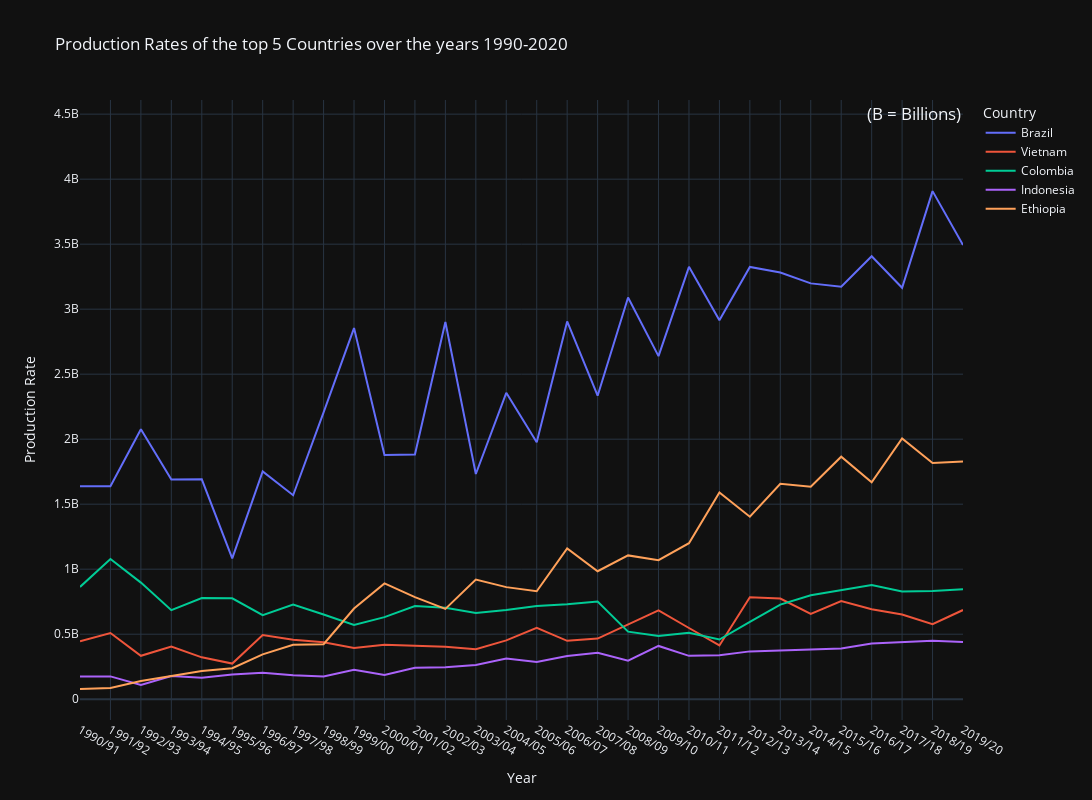

Notebook code for this chart:
### Code cell
# Czwarty plot = top 5 krajów produkcja na przestrzeni lat 1990-2020
fig = px.line(top_production_by_years,
              x=top_production_by_years.index, y=top_production_by_years.columns[0:],
              labels={"Year": "Year", "value": "Production Rate"},
              title='Production Rates of the top 5 Countries over the years 1990-2020',
              width=1200, height=800)

fig.update_layout(legend_title_text="Country",
                  annotations=[dict(text='(B = Billions)',
                                    showarrow=False,
                                    xref='paper',
                                    yref='y',
                                    x=1.0,
                                    y=max(top_production['Total_production']) * 0.06,
                                    font=dict(size=17))])

fig.show()

### Figure 1 — Plotly figure (JSON) as saved in the notebook; plotly's stock layout.template omitted (floating-point values rounded to 4 significant figures)
{"data": [{"hovertemplate": "variable=Brazil<br>Year=%{x}<br>Production Rate=%{y}<extra></extra>", "legendgroup": "Brazil", "line": {"color": "#636efa", "dash": "solid"}, "marker": {"symbol": "circle"}, "mode": "lines", "name": "Brazil", "orientation": "v", "showlegend": true, "x": ["1990/91", "1991/92", "1992/93", "1993/94", "1994/95", "1995/96", "1996/97", "1997/98", "1998/99", "1999/00", "2000/01", "2001/02", "2002/03", "2003/04", "2004/05", "2005/06", "2006/07", "2007/08", "2008/09", "2009/10", "2010/11", "2011/12", "2012/13", "2013/14", "2014/15", "2015/16", "2016/17", "2017/18", "2018/19", "2019/20"], "xaxis": "x", "y": [1637000000.0, 1638000000.0, 2076000000.0, 1690000000.0, 1692000000.0, 1084000000.0, 1752000000.0, 1569000000.0, 2206000000.0, 2855000000.0, 1879000000.0, 1882000000.0, 2901000000.0, 1732000000.0, 2357000000.0, 1976000000.0, 2906000000.0, 2335000000.0, 3089000000.0, 2639000000.0, 3326000000.0, 2916000000.0, 3325000000.0, 3281000000.0, 3198000000.0, 3172000000.0, 3407000000.0, 3164000000.0, 3908000000.0, 3493000000.0], "yaxis": "y", "type": "scatter"}, {"hovertemplate": "variable=Vietnam<br>Year=%{x}<br>Production Rate=%{y}<extra></extra>", "legendgroup": "Vietnam", "line": {"color": "#EF553B", "dash": "solid"}, "marker": {"symbol": "circle"}, "mode": "lines", "name": "Vietnam", "orientation": "v", "showlegend": true, "x": ["1990/91", "1991/92", "1992/93", "1993/94", "1994/95", "1995/96", "1996/97", "1997/98", "1998/99", "1999/00", "2000/01", "2001/02", "2002/03", "2003/04", "2004/05", "2005/06", "2006/07", "2007/08", "2008/09", "2009/10", "2010/11", "2011/12", "2012/13", "2013/14", "2014/15", "2015/16", "2016/17", "2017/18", "2018/19", "2019/20"], "xaxis": "x", "y": [446500000.0, 509600000.0, 334100000.0, 404600000.0, 322100000.0, 274400000.0, 493300000.0, 457300000.0, 437800000.0, 393400000.0, 419200000.0, 410000000.0, 403900000.0, 384200000.0, 452200000.0, 549500000.0, 449000000.0, 466600000.0, 576700000.0, 682800000.0, 547700000.0, 413300000.0, 784200000.0, 774100000.0, 656800000.0, 755100000.0, 692500000.0, 651100000.0, 577100000.0, 686000000.0], "yaxis": "y", "type": "scatter"}, {"hovertemplate": "variable=Colombia<br>Year=%{x}<br>Production Rate=%{y}<extra></extra>", "legendgroup": "Colombia", "line": {"color": "#00cc96", "dash": "solid"}, "marker": {"symbol": "circle"}, "mode": "lines", "name": "Colombia", "orientation": "v", "showlegend": true, "x": ["1990/91", "1991/92", "1992/93", "1993/94", "1994/95", "1995/96", "1996/97", "1997/98", "1998/99", "1999/00", "2000/01", "2001/02", "2002/03", "2003/04", "2004/05", "2005/06", "2006/07", "2007/08", "2008/09", "2009/10", "2010/11", "2011/12", "2012/13", "2013/14", "2014/15", "2015/16", "2016/17", "2017/18", "2018/19", "2019/20"], "xaxis": "x", "y": [863800000.0, 1079000000.0, 896800000.0, 685300000.0, 777800000.0, 776300000.0, 646700000.0, 727300000.0, 652100000.0, 570700000.0, 631100000.0, 717000000.0, 702700000.0, 663200000.0, 685700000.0, 717100000.0, 729800000.0, 750900000.0, 519800000.0, 485900000.0, 511400000.0, 459200000.0, 595600000.0, 727400000.0, 800000000.0, 840500000.0, 878000000.0, 829400000.0, 832000000.0, 846000000.0], "yaxis": "y", "type": "scatter"}, {"hovertemplate": "variable=Indonesia<br>Year=%{x}<br>Production Rate=%{y}<extra></extra>", "legendgroup": "Indonesia", "line": {"color": "#ab63fa", "dash": "solid"}, "marker": {"symbol": "circle"}, "mode": "lines", "name": "Indonesia", "orientation": "v", "showlegend": true, "x": ["1990/91", "1991/92", "1992/93", "1993/94", "1994/95", "1995/96", "1996/97", "1997/98", "1998/99", "1999/00", "2000/01", "2001/02", "2002/03", "2003/04", "2004/05", "2005/06", "2006/07", "2007/08", "2008/09", "2009/10", "2010/11", "2011/12", "2012/13", "2013/14", "2014/15", "2015/16", "2016/17", "2017/18", "2018/19", "2019/20"], "xaxis": "x", "y": [174500000.0, 175500000.0, 109500000.0, 178000000.0, 165800000.0, 189900000.0, 204400000.0, 183400000.0, 175700000.0, 227000000.0, 186900000.0, 242600000.0, 245600000.0, 263600000.0, 312800000.0, 286700000.0, 333100000.0, 358000000.0, 296900000.0, 409800000.0, 333600000.0, 339000000.0, 367900000.0, 374500000.0, 383000000.0, 390900000.0, 428600000.0, 440800000.0, 450700000.0, 440600000.0], "yaxis": "y", "type": "scatter"}, {"hovertemplate": "variable=Ethiopia<br>Year=%{x}<br>Production Rate=%{y}<extra></extra>", "legendgroup": "Ethiopia", "line": {"color": "#FFA15A", "dash": "solid"}, "marker": {"symbol": "circle"}, "mode": "lines", "name": "Ethiopia", "orientation": "v", "showlegend": true, "x": ["1990/91", "1991/92", "1992/93", "1993/94", "1994/95", "1995/96", "1996/97", "1997/98", "1998/99", "1999/00", "2000/01", "2001/02", "2002/03", "2003/04", "2004/05", "2005/06", "2006/07", "2007/08", "2008/09", "2009/10", "2010/11", "2011/12", "2012/13", "2013/14", "2014/15", "2015/16", "2016/17", "2017/18", "2018/19", "2019/20"], "xaxis": "x", "y": [78600000.0, 86280000.0, 140400000.0, 181200000.0, 217900000.0, 238200000.0, 345100000.0, 418700000.0, 423100000.0, 697900000.0, 890500000.0, 785600000.0, 694400000.0, 920200000.0, 862200000.0, 830500000.0, 1160000000.0, 984300000.0, 1106000000.0, 1070000000.0, 1200000000.0, 1590000000.0, 1404000000.0, 1657000000.0, 1634000000.0, 1865000000.0, 1669000000.0, 2006000000.0, 1817000000.0, 1829000000.0], "yaxis": "y", "type": "scatter"}], "layout": {"xaxis": {"anchor": "y", "domain": [0.0, 1.0], "title": {"text": "Year"}}, "yaxis": {"anchor": "x", "domain": [0.0, 1.0], "title": {"text": "Production Rate"}}, "legend": {"title": {"text": "Country"}, "tracegroupgap": 0}, "title": {"text": "Production Rates of the top 5 Countries over the years 1990-2020"}, "height": 800, "width": 1200, "annotations": [{"font": {"size": 17}, "showarrow": false, "text": "(B = Billions)", "x": 1.0, "xref": "paper", "y": 4505000000.0, "yref": "y"}]}}
